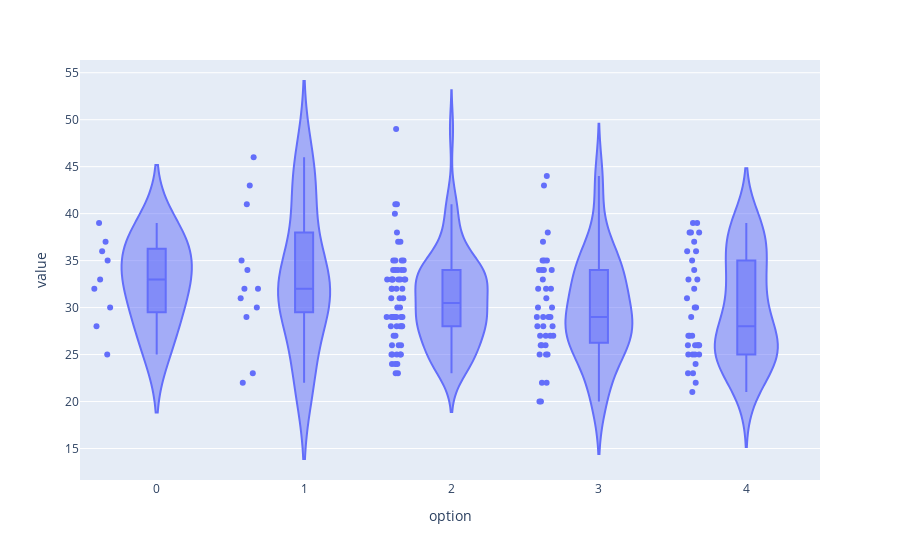

This figure's notebook cell:
### Code cell
fig = px.violin(cups.history, y="value", x="option", box=True, points="all",
          hover_data=cups.history.columns)
fig.show()

### Figure 1 — Plotly figure (JSON) as saved in the notebook; plotly's stock layout.template omitted (floating-point values rounded to 4 significant figures; data arrays with more than 128 entries replaced by an {"elided": "..."} marker saying what was removed)
{"data": [{"alignmentgroup": "True", "box": {"visible": true}, "hovertemplate": "option=%{x}<br>value=%{y}<extra></extra>", "legendgroup": "", "marker": {"color": "#636efa"}, "name": "", "offsetgroup": "", "orientation": "v", "points": "all", "scalegroup": "True", "showlegend": false, "type": "violin", "x": {"elided": "156 int values"}, "x0": " ", "xaxis": "x", "y": {"elided": "156 int values"}, "y0": " ", "yaxis": "y"}], "layout": {"legend": {"tracegroupgap": 0}, "margin": {"t": 60}, "violinmode": "group", "xaxis": {"anchor": "y", "domain": [0, 1], "title": {"text": "option"}}, "yaxis": {"anchor": "x", "domain": [0, 1], "title": {"text": "value"}}}}
